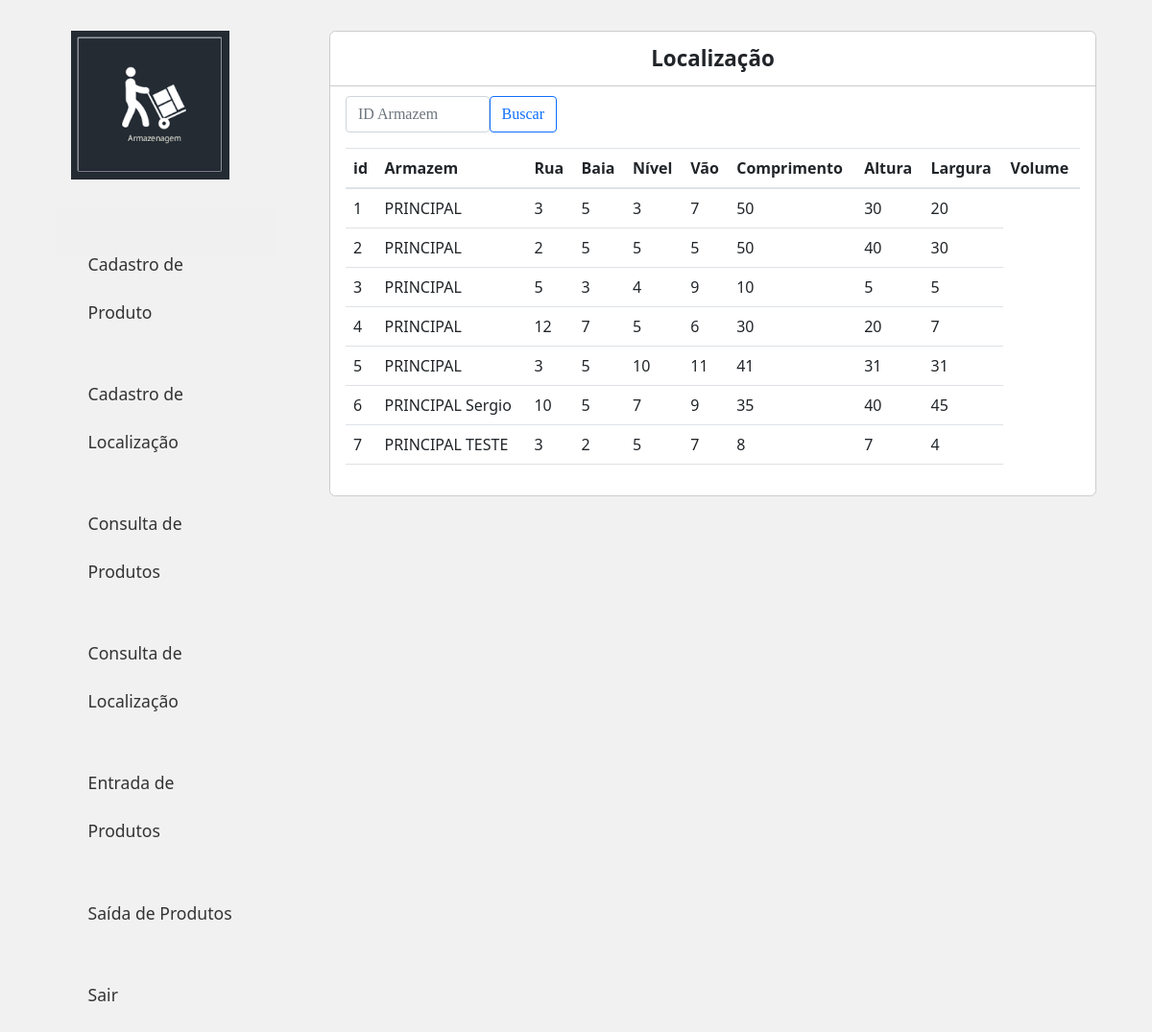
The page /Stoq/L_armazem.php on the database its author committed.
### tables this page shows
CREATE TABLE `tbdcadloc` (
  `id_armazem` int(11) NOT NULL,
  `nm_armazem` varchar(50) NOT NULL,
  `rua_armazem` varchar(20) NOT NULL,
  `baia_armazem` varchar(20) NOT NULL,
  `nv_armazem` varchar(20) NOT NULL,
  `vao_armazem` int(11) NOT NULL,
  `comp_armazem` int(50) NOT NULL,
  `alt_armazem` int(50) NOT NULL,
  `larg_armazem` int(50) NOT NULL,
  `volume_armazem` int(11) NOT NULL
);

### Stoq/L_armazem.php (the view, shortened to what this page needs)
<?php
	require_once 'header.php';
	require_once 'conection.php';
?>
<main class="col-sm-9">
	<div class="principal">
		<div class="titulo">
			Localização
		</div>
		<div class="conteudo">
			<div class="item">
				<form method="POST" action="">
				<input class="form-control" type="search" style="position: absolute; width: 150px; top: 100px; font-family:'calibri';" name="result" placeholder="ID Armazem"><br><br>
				<button class="btn btn-outline-primary" type="submit" style="position: absolute; right: 590px; top: 100px; font-family:'calibri';" >Buscar</button>
				</form>
				<table class="table">
				  <thead>
				    <tr>
				      <th scope="col">id</th>
				      <th scope="col">Armazem</th>
				      <th scope="col">Rua</th>
				      <th scope="col">Baia</th>
				      <th scope="col">Nível</th>
				      <th scope="col">Vão</th>
                      <th scope="col">Comprimento</th>
					  <th scope="col">Altura</th>
					  <th scope="col">Largura</th>
					  <th scope="col">Volume</th>
				    </tr>
				  </thead>
				  <tbody>
				  		<?php
				  			$pesquisa = $_POST['result'];
							if($pesquisa != NULL){
								$stmt = $conn->prepare("SELECT * FROM tbdcadloc WHERE id_armazem = $pesquisa OR nm_armazem = $pesquisa");
							}else{
								$stmt = $conn->prepare("SELECT * FROM tbdcadloc");
							}
							$stmt->execute();
							$results = $stmt->fetchAll(PDO::FETCH_ASSOC);
				  		foreach($results as $row => $value){
								echo "<tr>";
								echo "<td>" . $value['id_armazem'] . "</td>";
								echo "<td>" . $value['nm_armazem'] . "</td>";
								echo "<td>" . $value['rua_armazem'] . "</td>";
								echo "<td>" . $value['baia_armazem'] . "</td>";
								echo "<td>" . $value['nv_armazem'] . "</td>";
                                echo "<td>" . $value['vao_armazem'] . "</td>";
								echo "<td>" . $value['comp_armazem'] . "</td>";
								echo "<td>" . $value['alt_armazem'] . "</td>";
								echo "<td>" . $value['larg_armazem'] . "</td>";
						}
					?>
			  </tbody>
			</table>
		</div>
	</div>
</div>
</main>

### Stoq/header.php (shortened to what this page needs)
<!DOCTYPE html>
<html>
<head>
	<link rel="stylesheet" href="https://cdn.jsdelivr.net/npm/bootstrap@4.6.1/dist/css/bootstrap.min.css">
	<link href="https://cdn.jsdelivr.net/npm/bootstrap@5.1.3/dist/css/bootstrap.min.css" rel="stylesheet">
	<link rel="stylesheet" href="https://cdn.jsdelivr.net/npm/bootstrap-icons@1.6.0/font/bootstrap-icons.css">
	<link rel="stylesheet" href="assets/css/kajado.min.css" type="text/css">
	<link rel="stylesheet" href="assets/css/styles.css" type="text/css">
</head>
<body>
	<section>
		<div class="container">
			<div class="row">
				<aside class="col-sm-3">
					<div class="lateral">
						<header class="logo">
							<img src="assets/img/armazem.png" loading="lazy" alt="armazem " title="armazem" id="logo">
						</header>
						<nav class="menu">
							<div class="link">
								<p><a href="cadastro.php">Cadastro de Produto</a></p>
								<p><a href="localização.php">Cadastro de Localização</a></p>
								<p><a href="consulta.php">Consulta de Produtos</a></p>
								<p><a href="armazem.php">Consulta de Localização</a></p>
								<p><a href="entrada.php">Entrada de Produtos</a></p>
								<p><a href="saida.php">Saída de Produtos</a></p>
								<p><a href="logut.php">Sair</a></p>
							</div>
						</nav>
					</div>
				</aside>

### Stoq/assets/css/styles.css (style rules this page uses)
body { background: #f1f1f1; }
a { text-decoration: none; }
.lateral { padding: 1em; }
.lateral .logo { padding: 1em; }
.lateral .logo img { width: 98%; }
.lateral .menu { padding: 1em; }
.lateral .menu a { padding: 1em; font-size: 1.1em; }
.principal { margin: 2em 1em; background: #fff; border: 1px solid #ccc; border-radius: .4em; }
.principal .titulo { padding: .5em 1em; font-size: 1.4em; font-weight: bold; border-bottom: 1px solid #ccc; text-align: center; }
.principal .conteudo { padding: 1em; }
.logo { height: 200px; width: 200px; }
.menu { display: flex; background-color: #f0f0f0; height: 50px; }
.link { margin: auto; }
.link p { margin: 0; }
.link a { display: inline-block; height: 100%; padding: 0 20px; line-height: 50px; color: #333; text-decoration: none; }

### rows shown on the page
tbdcadloc: id_armazem "1", nm_armazem "PRINCIPAL", rua_armazem "3", baia_armazem "5", nv_armazem "3", vao_armazem "7", comp_armazem "50", alt_armazem "30", larg_armazem "20"
tbdcadloc: id_armazem "2", nm_armazem "PRINCIPAL", rua_armazem "2", baia_armazem "5", nv_armazem "5", vao_armazem "5", comp_armazem "50", alt_armazem "40", larg_armazem "30"
tbdcadloc: id_armazem "3", nm_armazem "PRINCIPAL", rua_armazem "5", baia_armazem "3", nv_armazem "4", vao_armazem "9", comp_armazem "10", alt_armazem "5", larg_armazem "5"
tbdcadloc: id_armazem "4", nm_armazem "PRINCIPAL", rua_armazem "12", baia_armazem "7", nv_armazem "5", vao_armazem "6", comp_armazem "30", alt_armazem "20", larg_armazem "7"
tbdcadloc: id_armazem "5", nm_armazem "PRINCIPAL", rua_armazem "3", baia_armazem "5", nv_armazem "10", vao_armazem "11", comp_armazem "41", alt_armazem "31", larg_armazem "31"
tbdcadloc: id_armazem "6", nm_armazem "PRINCIPAL Sergio", rua_armazem "10", baia_armazem "5", nv_armazem "7", vao_armazem "9", comp_armazem "35", alt_armazem "40", larg_armazem "45"
tbdcadloc: id_armazem "7", nm_armazem "PRINCIPAL TESTE", rua_armazem "3", baia_armazem "2", nv_armazem "5", vao_armazem "7", comp_armazem "8", alt_armazem "7", larg_armazem "4"
